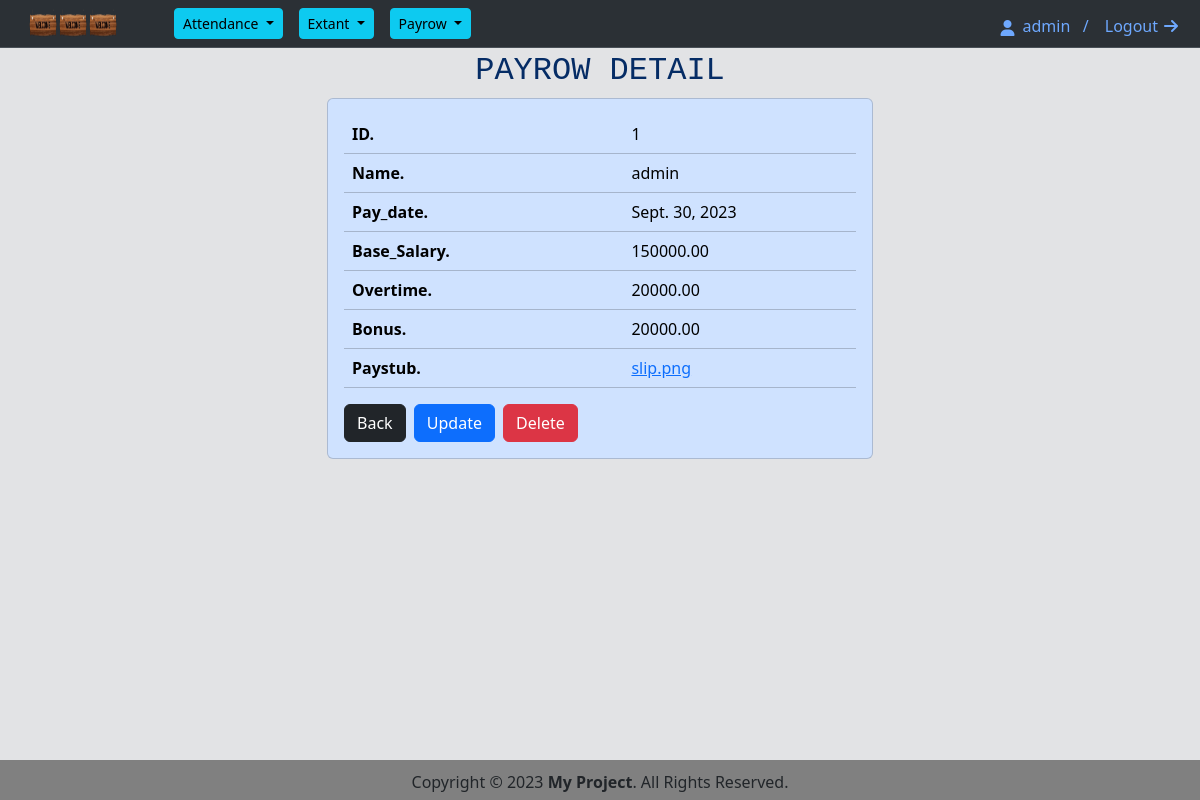
The page /payrow/detail/1/ (signed in) on the database its author committed.
### payrow/models.py (models this page shows, shortened)
class Payrow(models.Model):
    name = models.CharField(max_length=30)
    pay_date = models.DateField()
    base_salary = models.DecimalField(max_digits=10, decimal_places=2)
    overtime = models.DecimalField(max_digits=10, decimal_places=2)
    bonus = models.DecimalField(max_digits=10, decimal_places=2)
    paystub = models.ImageField(default=None, blank=True)

### payrow/views.py (the view)
# urls.py: path('detail/<int:pk>/',views.payrow_detail),
@permission_required('payrow.view_payrow',login_url='login')
def payrow_detail(request,pk):
    if request.method == "GET":
        payrows = Payrow.objects.get(id=pk)
        return render(request,'payrowDetail.html',{"payrows":payrows,"paystub_image":payrows.paystub})

### payrow/templates/payrowDetail.html (shortened to what this page needs)
{% extends 'base.html' %}
{% block title %} <h2>Payrow Detail</h2> {% endblock %}
{% block body %}
{% load static %}
<div class="container">
  <div class="row">
    <div class="col-sm-3"></div>
    <div class="col-sm-6">
      <div class="card bg-primary-subtle">
        <div class="card-body">
          <table class="table table-primary">
            <tbody>
              <tr>
                <th scope="col">ID.</th>
                <td colspan="2"></td>
                <td></td>
                <td>{{ payrows.id }}</td>
              </tr>
              <tr>
                <th scope="col">Name.</th>
                <td colspan="2"></td>
                <td></td>
                <td>{{ payrows.name }}</td>
              </tr>
              <tr>
                <th scope="col">Pay_date.</th>
                <td colspan="2"></td>
                <td></td>
                <td>{{ payrows.pay_date }}</td>
              </tr>
              <tr>
                <th scope="col">Base_Salary.</th>
                <td colspan="2"></td>
                <td></td>
                <td>{{ payrows.base_salary }}</td>
              </tr>
              <tr>
                <th scope="col">Overtime.</th>
                <td colspan="2"></td>
                <td></td>
                <td>{{ payrows.overtime }}</td>
              </tr>
              <tr>
                <th scope="col">Bonus.</th>
                <td colspan="2"></td>
                <td></td>
                <td>{{ payrows.bonus }}</td>
              </tr>
              <tr>
                <th scope="col">Paystub.</th>
                <td colspan="2"></td>
                <td></td>
                <td>{% if paystub_image %}
                  <a href="{{paystub_image_url}}">{{ paystub_image }}</a>
                  {% endif %}
                </td>
              </tr>
            </tbody>
          </table>
          <a href="javascript:history.back()" class="btn btn-dark me-1" role="button">Back</a>
          <a href="/payrow/update/{{payrows.id}}/" class="btn btn-primary me-1">Update</a>
          <button type="button" class="btn btn-danger" data-bs-toggle="modal" data-bs-target="#exampleModal">
            Delete
          </button>
        </div>
      </div>
    </div>
    <div class="col-sm-3"></div>
  </div>
</div>
{% endblock %}

### templates/header.html (shortened to what this page needs)
<nav class="navbar navbar-expand-lg bg-body-tertiary border-bottom border-body" data-bs-theme="dark">
    <div class="container-fluid">
        <a class="ms-3" href="#">
            <img src="/static/logoimg.png"><img src="/static/logoimg.png"><img src="/static/logoimg.png">
        </a>
        {% if user.is_authenticated %}
        <div class="collapse navbar-collapse ms-2" id="navbarNav">
            <ul class="navbar-nav">
                <div class="btn-group ms-5">
                    <button type="button" class="btn btn-sm btn-info dropdown-toggle" data-bs-toggle="dropdown" aria-expanded="false">
                        Attendance
                    </button>
                </div>
                <div class="btn-group ms-3">
                    <button type="button" class="btn btn-sm btn-info dropdown-toggle" data-bs-toggle="dropdown" aria-expanded="false">
                        Extant
                    </button>
                </div>
                <div class="btn-group ms-3">
                    <button type="button" class="btn btn-sm btn-info dropdown-toggle" data-bs-toggle="dropdown" aria-expanded="false">
                        Payrow
                    </button>
                </div>
            </ul>
        </div>
        <div class="d-flex mt-1 me-2">
            <a href="#" class="text-decoration-none me-2 icon-link icon-link-hover" style="--bs-icon-link-transform: translate3d(0, -.125rem, 0);">
            <i class="fa-solid fa-user mt-1 bi" aria-hidden="true"></i>
            {{ user.username }} &nbsp;&nbsp;/</a>
            <a href="/logout" class="text-decoration-none ms-2 icon-link icon-link-hover">
                Logout<i class="fa-solid fa-arrow-right bi" aria-hidden="true"></i></a>
        </div>
        {% endif %}
    </div>
</nav>

### static/css/style.css (style rules this page uses)
img { width: 30px; height: 30px; }

### rows shown on the page
Payrow: id "1", name "admin", pay_date "Sept. 30, 2023", base_salary "150000.00", overtime "20000.00", bonus "20000.00", paystub "slip.png"

### other values the page prints
{{ user.username }} "admin"
